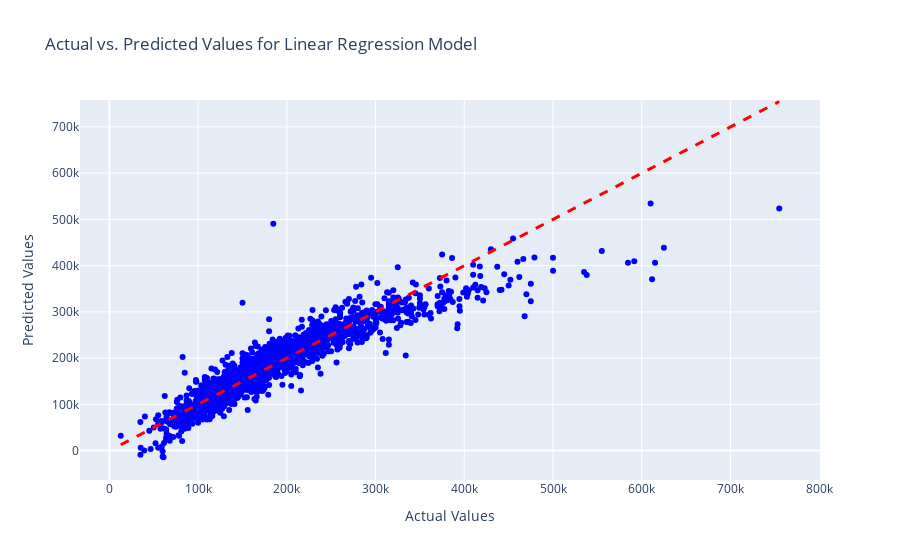
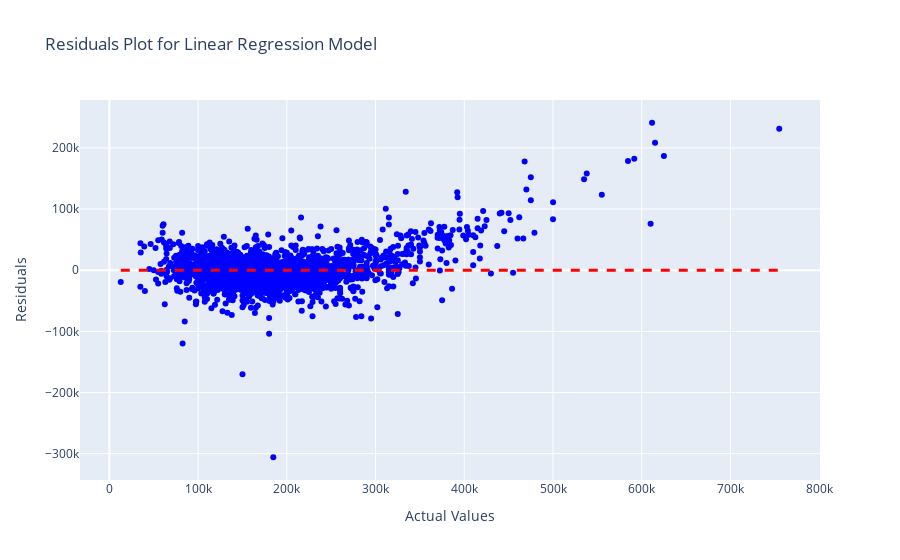

Notebook source saved alongside these figures, in order:
### Markdown cell above
Let's start with a simple linear regression on the basic numeric variables we got after making one feature and clearing some multicollinearity.

### Code cell
#the features will be X (independent variables)
X = ft_train.drop('SalePrice', axis=1)
X_array = X.values
#the target (dependent variable) will be y
y = ft_train['SalePrice']
y_array = y.values


# Perform linear regression using scikit-learn
model = LinearRegression()
model.fit(X, y)

X_with_intercept = sm.add_constant(X)  # Add intercept term
model_sm = sm.OLS(y,X_with_intercept).fit()

# Make predictions using the trained model
predictions = model.predict(X)


# Rsquared value
print("R Squared on the test set:", r2_score(y, predictions))


# Mean Squared Error (MSE) on the test set
mse = mean_squared_error(y, predictions)
print("Mean Squared Error (MSE) on the test set:", mse)

# Root Mean Squared Error (RMSE) on the test set
rmse = mean_squared_error(y, predictions, squared=False)
print("Root Mean Squared Error (RMSE) on the test set:", rmse)



# Create a scatter plot with Plotly
fig = go.Figure()

# Add a scatter plot for actual vs. predicted values
fig.add_trace(go.Scatter(x=y, y=predictions, mode='markers', marker=dict(color='blue'), 
                         name='Actual vs. Predicted'))
# Add a diagonal line for perfect predictions
fig.add_shape(type="line", x0=min(y), x1=max(y), y0=min(y), y1=max(y),
              line=dict(color="red", width=3, dash='dash'),
              name="Perfect Predictions")

# Update layout and axis labels
fig.update_layout(title="Actual vs. Predicted Values for Linear Regression Model",
                  xaxis_title="Actual Values",
                  yaxis_title="Predicted Values")

# Show the plot
fig.show()


# Plotting residuals
residuals = y - predictions
fig2 = go.Figure()

# Add a scatter plot for actual values and residuals
fig2.add_trace(go.Scatter(x=y, y=residuals, mode='markers', marker=dict(color='blue'), 
                         name='Residuals'))

# Add a horizontal line at y=0 for reference
fig2.add_shape(type="line", x0=min(y), x1=max(y), y0=0, y1=0,
              line=dict(color="red", width=3, dash='dash'),
              name="Zero Residuals Line")


fig2.update_layout(title="Residuals Plot for Linear Regression Model",
                  xaxis_title="Actual Values",
                  yaxis_title="Residuals")

fig2.show()


# Using statsmodels to check p-values
print(model_sm.summary())
print('\n')

# Mean Squared Error (MSE)
mse = mean_squared_error(y, predictions)
print("Mean Squared Error (MSE):", mse)

# Root Mean Squared Error (RMSE)
rmse = mean_squared_error(y, predictions, squared=False)
print("Root Mean Squared Error (RMSE):", rmse)

print('\n')

print("F-statistic:", model_sm.fvalue)
print("F-statistic p-value:", model_sm.f_pvalue)

### Figure 1 — Plotly figure (JSON) as saved in the notebook; plotly's stock layout.template omitted (floating-point values rounded to 4 significant figures; data arrays with more than 128 entries replaced by an {"elided": "..."} marker saying what was removed)
{"data": [{"marker": {"color": "blue"}, "mode": "markers", "name": "Actual vs. Predicted", "type": "scatter", "x": {"elided": "2576 int values"}, "y": {"elided": "2576 float values"}}], "layout": {"autosize": true, "shapes": [{"line": {"color": "red", "dash": "dash", "width": 3}, "name": "Perfect Predictions", "type": "line", "x0": 12789, "x1": 755000, "y0": 12789, "y1": 755000}], "title": {"text": "Actual vs. Predicted Values for Linear Regression Model"}, "xaxis": {"autorange": true, "range": [-32220.0, 800000.0], "title": {"text": "Actual Values"}, "type": "linear"}, "yaxis": {"autorange": true, "range": [-73510.0, 762000.0], "title": {"text": "Predicted Values"}, "type": "linear"}}}

### Figure 2 — Plotly figure (JSON) as saved in the notebook; plotly's stock layout.template omitted (floating-point values rounded to 4 significant figures; data arrays with more than 128 entries replaced by an {"elided": "..."} marker saying what was removed)
{"data": [{"marker": {"color": "blue"}, "mode": "markers", "name": "Residuals", "type": "scatter", "x": {"elided": "2576 int values"}, "y": {"elided": "2576 float values"}}], "layout": {"autosize": true, "shapes": [{"line": {"color": "red", "dash": "dash", "width": 3}, "name": "Zero Residuals Line", "type": "line", "x0": 12789, "x1": 755000, "y0": 0, "y1": 0}], "title": {"text": "Residuals Plot for Linear Regression Model"}, "xaxis": {"autorange": true, "range": [-32220.0, 800000.0], "title": {"text": "Actual Values"}, "type": "linear"}, "yaxis": {"autorange": true, "range": [-351000.0, 286200.0], "title": {"text": "Residuals"}, "type": "linear"}}}
